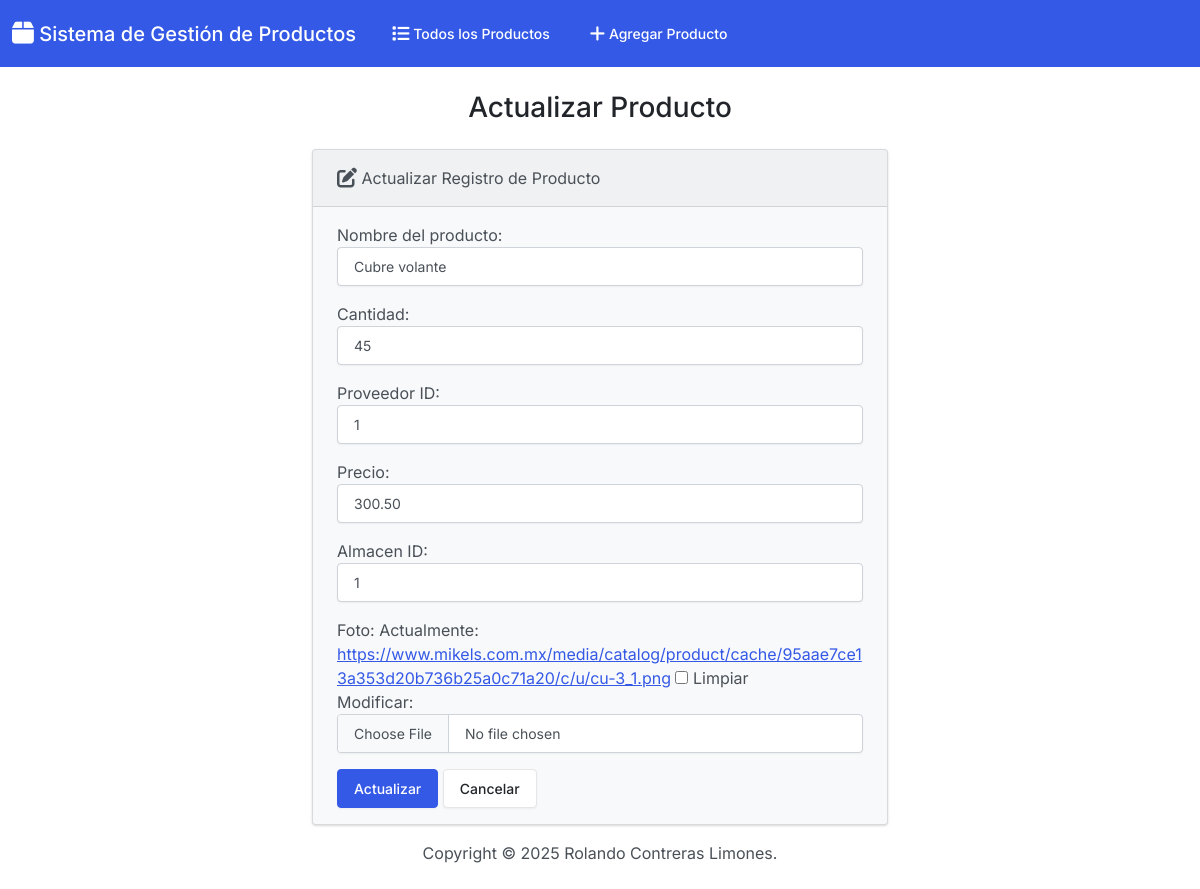
Before: /edit/4/ with the older database file.
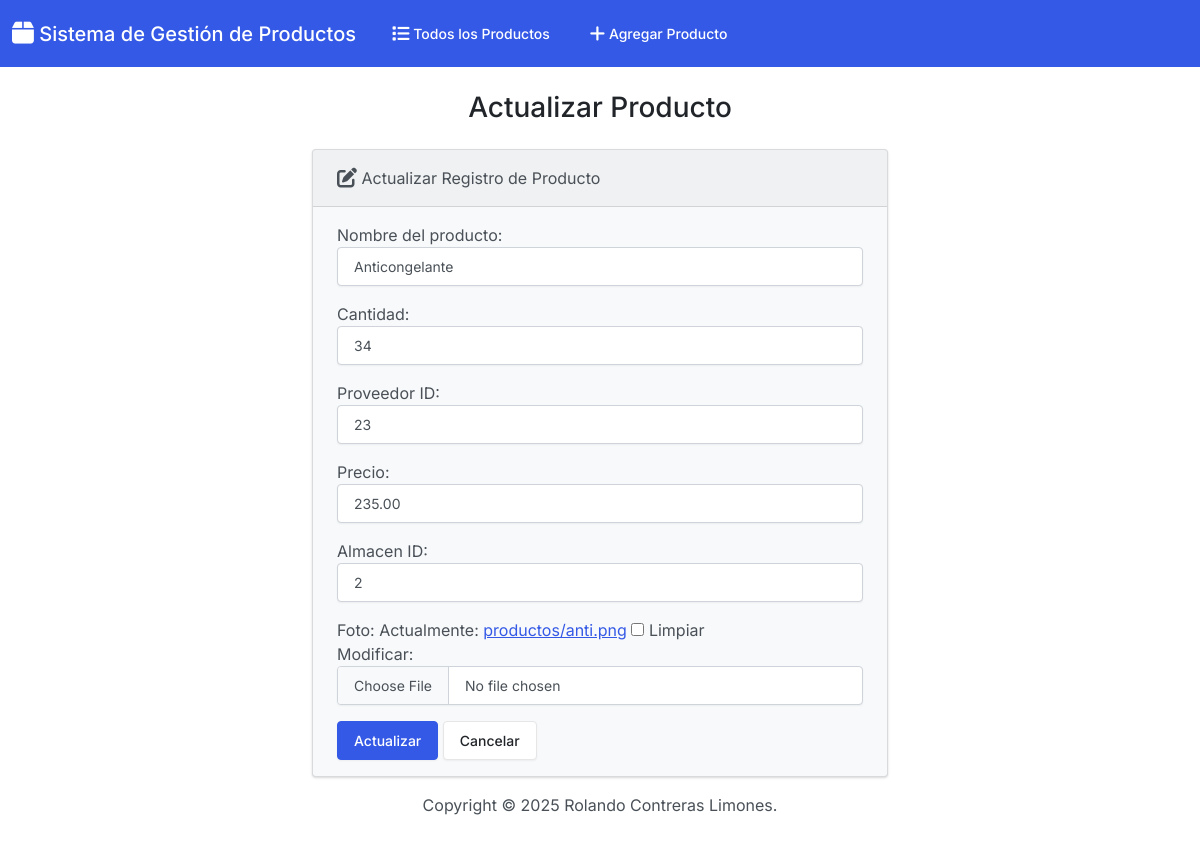
After: the same page with the newer database file.
### app_producto/models.py (models this page shows, shortened)
class Producto(models.Model):
    nombre_producto = models.CharField(max_length=50)
    cantidad = models.IntegerField()
    proveedor_id = models.IntegerField()
    precio = models.DecimalField(max_digits=10, decimal_places=2)
    almacen_id = models.IntegerField()
    foto = models.ImageField(upload_to='productos/', null=True, blank=True)

### app_producto/views.py (the view)
# urls.py: path('edit/<int:id>/', views.edit, name='edit'),
def edit(request, id):
  if request.method == 'POST':
    producto = Producto.objects.get(pk=id)
    form = ProductoForm(request.POST, request.FILES, instance=producto)
    if form.is_valid():
      form.save()
      return render(request, 'productos/edit.html', {
        'form': form,
        'success': True
      })
  else:
    producto = Producto.objects.get(pk=id)
    form = ProductoForm(instance=producto)
  return render(request, 'productos/edit.html', {
    'form': form
  })

### app_producto/forms.py
class ProductoForm(forms.ModelForm):
    class Meta:
        model = Producto
        fields = ['nombre_producto', 'cantidad', 'proveedor_id', 'precio', 'almacen_id', 'foto']
        labels = {
            'nombre_producto': 'Nombre del producto',
            'cantidad': 'Cantidad',
            'proveedor_id': 'Proveedor ID',
            'precio': 'Precio',
            'almacen_id': 'Almacen ID',
            'foto': 'Foto'
        }
        widgets = {
            'nombre_producto': forms.TextInput(attrs={'class': 'form-control'}),
            'cantidad': forms.NumberInput(attrs={'class': 'form-control'}),
            'proveedor_id': forms.NumberInput(attrs={'class': 'form-control'}),
            'precio': forms.NumberInput(attrs={'class': 'form-control', 'step': '0.01'}),
            'almacen_id': forms.NumberInput(attrs={'class': 'form-control'}),
            'foto': forms.ClearableFileInput(attrs={'class': 'form-control'}),
        }

### app_producto/templates/productos/edit.html (shortened to what this page needs)
{% extends "productos/base.html" %}
{% block body %}
  <h3 class="text-center m-4">Actualizar Producto</h3>
  {% if success %}
    <div class="alert alert-success" role="alert">
      El producto se actualizó correctamente.
      <a href="{% url 'index' %}" class="alert-link">Ir a la Página Principal.</a>
    </div>
  {% else %}
    <div class="row justify-content-center">
      <div class="col-6">
        <div class="card bg-light mb-3">
          <div class="card-header">
            <i class="fa-solid fa-pen-to-square fa-lg"></i> Actualizar Registro de Producto
          </div>
          <div class="card-body">
            <form action="" method="POST" enctype="multipart/form-data">
              {{ form.as_p }}
              <button type="submit" class="btn btn-primary">Actualizar</button>
              <a href="{% url 'index' %}" class="btn btn-secondary">Cancelar</a>
            </form>
          </div>
        </div>
      </div>
    </div>
  {% endif %}
{% endblock %}

Changed rows visible on the page:
changed Producto: nombre_producto "Cubre volante" → "Anticongelante"; cantidad "45" → "34"; proveedor_id "1" → "23"; precio "300.50" → "235.00"; almacen_id "1" → "2"
Other visible differences:
text no longer shown: "Nombre del producto: Cantidad: Proveedor ID: Precio: Almacen ID: Foto: Actualmente: https://www.mikels.com.mx/media/catalog/product/cache/95aae7ce13a353d20b736b25a0c71a20/c/u/cu-3_1.png Limpiar Modificar:"
text now shown: "Nombre del producto: Cantidad: Proveedor ID: Precio: Almacen ID: Foto: Actualmente: productos/anti.png Limpiar Modificar:"
